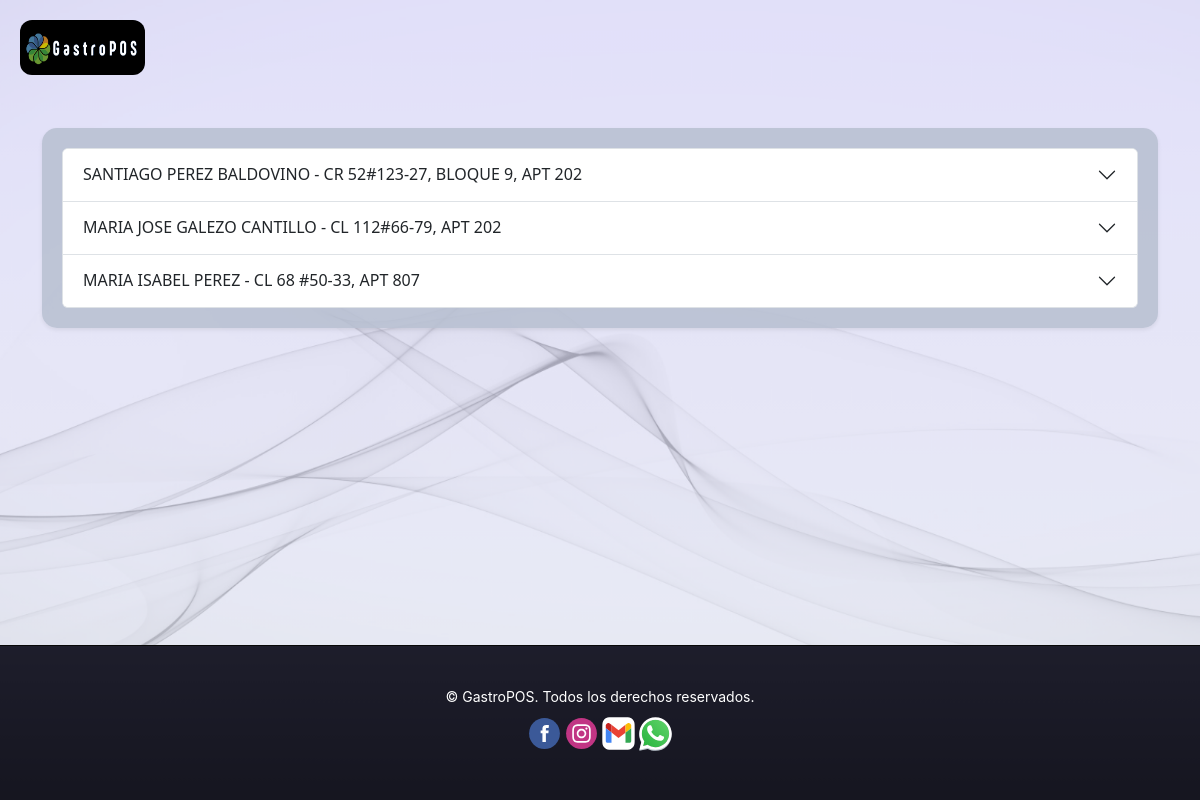
The page /usuarios/clientes/ (signed in) on the database its author committed.
### usuarios/models.py (models this page shows, shortened)
class Cliente(models.Model):
    usuario = models.ForeignKey(User, on_delete=models.CASCADE)
    nombre = models.CharField(max_length=100)
    telefono = models.CharField(max_length=15)
    direccion = models.CharField(max_length=255)
    documento = models.CharField(max_length=20)

### usuarios/views.py (the view)
# urls.py: path('clientes/', listar_clientes, name='listar_clientes'),
@login_required(login_url='/login/')
def listar_clientes(request):
    clientes = Cliente.objects.filter(usuario=request.user)
    formularios = []
    for cliente in clientes:
        form = ClienteForm(instance=cliente)
        formularios.append({'cliente': cliente, 'form': form})
    return render(request, 'clientes/listar_clientes.html', {'formularios': formularios})

### usuarios/templates/clientes/listar_clientes.html (shortened to what this page needs)
{% extends 'base.html' %}
{% load static %}
{% block extra_css %}
<link rel="stylesheet" href="{% static 'css/crear_plato.css' %}">
{% endblock %}
{% block content %}
<div class="container mt-5">
    <div class="card card-custom-prueba shadow-sm">
        <div class="card-body card-body-custom">
            <div class="accordion" id="clientesAccordion">
                {% for item in formularios %}
                <div class="accordion-item">
                    <h2 class="accordion-header" id="heading{{ item.cliente.id }}">
                        <button class="accordion-button collapsed" type="button" data-bs-toggle="collapse" data-bs-target="#collapse{{ item.cliente.id }}" aria-expanded="true" aria-controls="collapse{{ item.cliente.id }}">
                            {{ item.cliente.nombre }} - {{ item.cliente.direccion }}
                        </button>
                    </h2>
                </div>
                {% empty %}
                <div class="alert alert-warning" role="alert">No hay clientes registrados.</div>
                {% endfor %}
            </div>
        </div>
    </div>
</div>
{% endblock %}

### static/css/base.css (style rules this page uses)
html, body { height: 100%; margin: 0; }
body { padding-top: 56px; }
.card-body-custom { padding: 1.5rem; }
h2 { font-size: 1.75rem; font-weight: bold; color: #343a40; }
.card-body { height: calc(100% - 56px); overflow-y: auto; }

### static/css/crear_plato.css (style rules this page uses)
.card-custom-prueba { border: none; border-radius: 15px; box-shadow: 0 4px 8px rgba(49, 49, 53, 0.1); background-color: #b8c0d2de; color: #ffffff; transition: transform 0.3s, box-shadow 0.3s; }
.card-body-custom { padding: 20px; }

### rows shown on the page
Cliente: cliente.nombre "SANTIAGO PEREZ BALDOVINO", cliente.direccion "CR 52#123-27, BLOQUE 9, APT 202"
Cliente: cliente.nombre "MARIA JOSE GALEZO CANTILLO", cliente.direccion "CL 112#66-79, APT 202"
Cliente: cliente.nombre "MARIA ISABEL PEREZ", cliente.direccion "CL 68 #50-33, APT 807"
